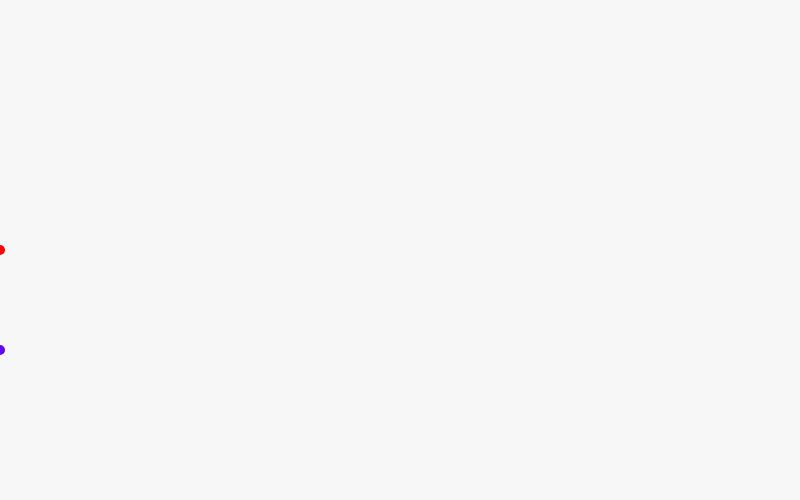
Frame 1 (no input)
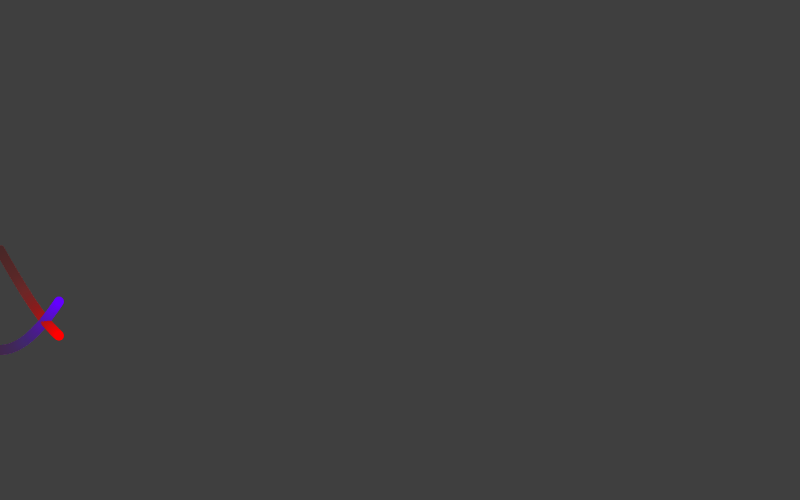
Frame 60 (no input)
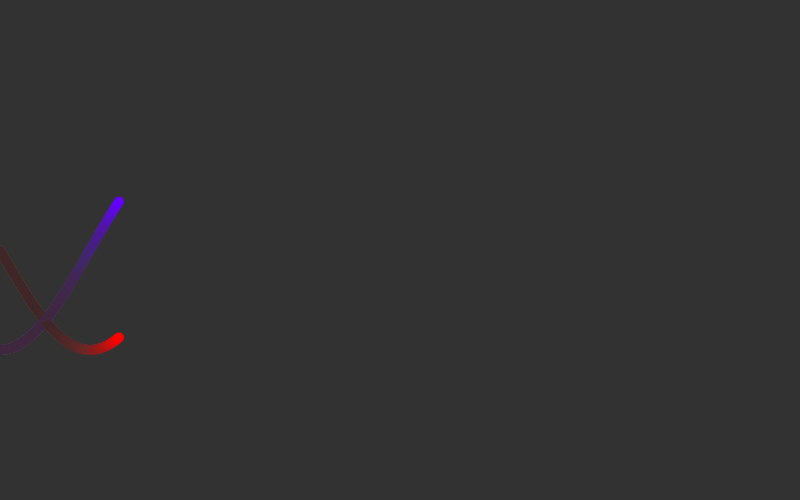
Frame 120 (the mouse pressed at the canvas centre since frame 60)

The p5.js sketch that drew these frames (run headless with seeded random() and noise() and a simulated clock; from frame 60 on, the mouse is pressed at the canvas centre):

// p5.js sketch
// ── sketch.js
var posX = 0;
var posY = 0;

function setup() {
  createCanvas(800, 500);
  angleMode(DEGREES);
  noStroke();
}

function draw() {
  background(50, 10);
  
  // sin
  posY = height/2 + sin(posX) * 100;
  fill(255,0,0);
  ellipse(posX, posY, 10, 10);
  
  // cos
  posY = height/2 + cos(posX) * 100;
  fill(100,0,255);
  ellipse(posX, posY, 10, 10);
  
  // update posX
  posX = posX + 1;
  if (posX > width) {
    posX = 0;
  }
}
